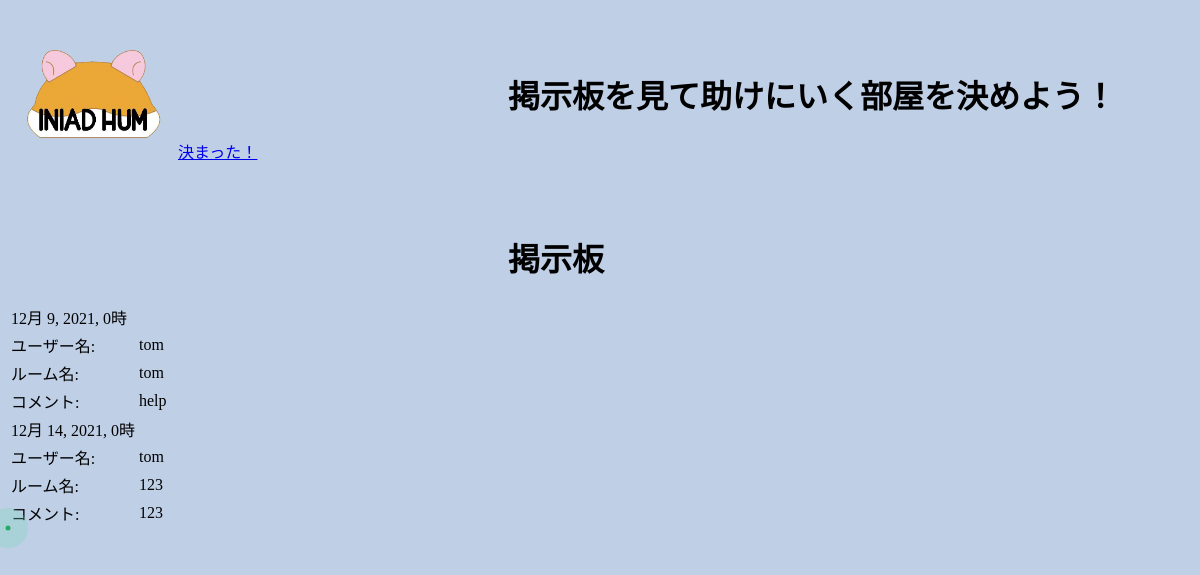
The app's page /game/home/match/, older data.
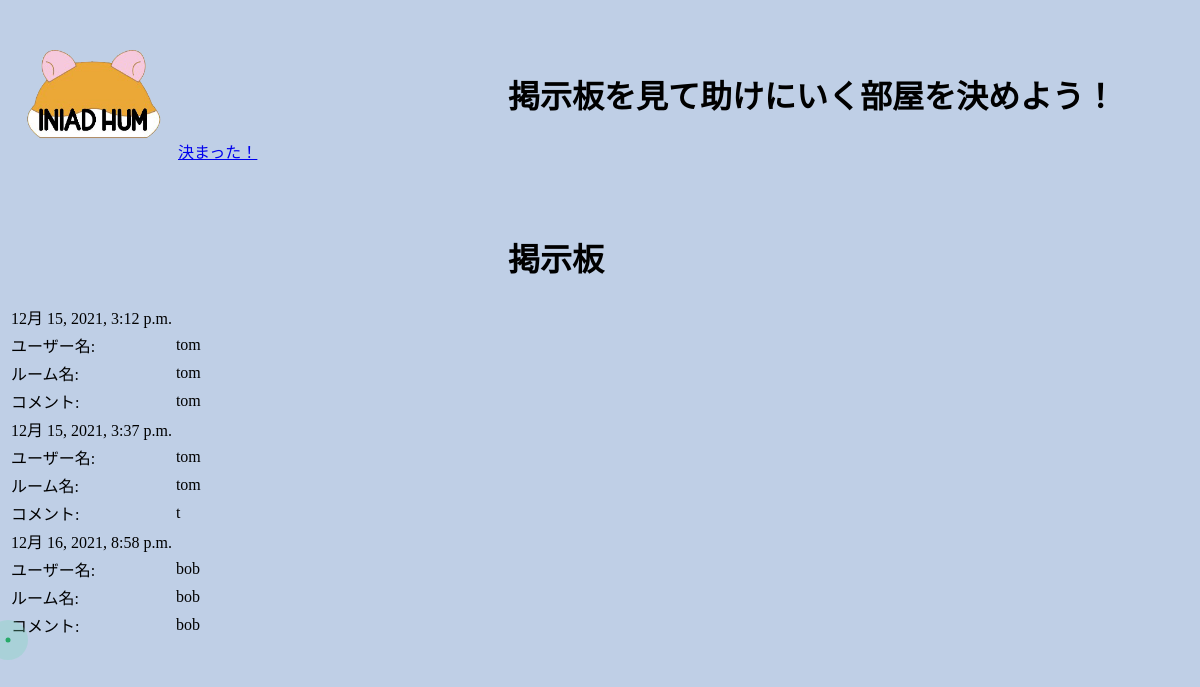
The same page, newer data.
### game/models.py (models this page shows)
class Log(models.Model):
    username = models.CharField(max_length=256)
    roomname = models.CharField(max_length=256)
    comment = models.TextField(default='')
    time = models.DateTimeField(default=timezone.now)

### game/views.py (the view)
# urls.py: path('home/match/', views.match, name='match'),
def match(request):
    logs = Log.objects.all()
    data = {'logs' : logs}
    return render(request, 'game/match.html', data)

### templates/game/match.html (shortened to what this page needs)
{% load static %}
<!DOCTYPE html>
<html>
<head>
    <link type="text/css" rel="stylesheet" href="{% static 'css/style.css' %}">
</head>
<body>
    <p><a href="{% url 'choice' %}"><image src="{% static 'images/game.png' %}" alt="ゲームロゴ" /></a></p>
    <h1>掲示板を見て助けにいく部屋を決めよう！</h1>
    <a class="button" href="{% url 'chat' %}" target="_blank" rel="noopener">決まった！</a>
    <h1>掲示板</h1>
    <table>
        {% for log in logs %}
        <tr>
            <td>{{ log.time }}</td>
        </tr>
        <tr>
            <td>ユーザー名:</td><td>{{ log.username }}</td>
        </tr>
        <tr>
            <td>ルーム名:</td><td>{{ log.roomname }}</td>
        </tr>
        <tr>
            <td>コメント:</td><td>{{log.comment }}</td>
        </tr>
        {% endfor %}
    </table>
</body>
</html>

Row changes from the older to the newer data that the page shows:
changed Log (number 1 of 3 on the later page): time "12月 9, 2021, 0時" → "12月 15, 2021, 3:12 p.m."; comment "help" → "tom"
changed Log (number 2 of 3 on the later page): time "12月 14, 2021, 0時" → "12月 15, 2021, 3:37 p.m."; roomname "123" → "tom"; comment "123" → "t"
added Log: time "12月 16, 2021, 8:58 p.m.", username "bob", roomname "bob", comment "bob"
